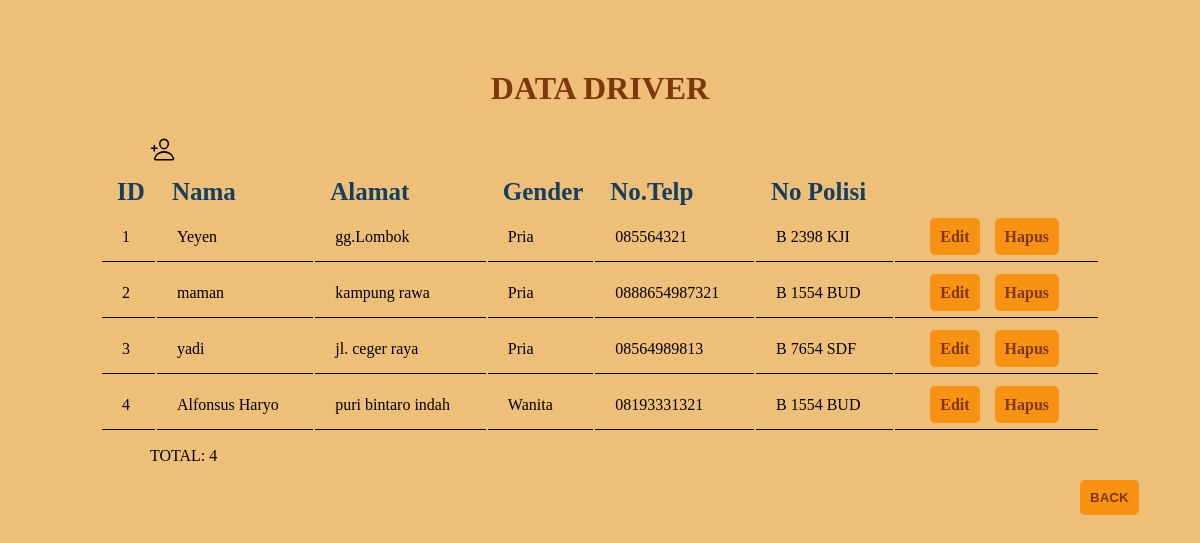
Screenshot of /driver/listuser.php with the database file from the repository.
### tables this page shows
CREATE TABLE `pdriver` (
  `ID` int(50) NOT NULL,
  `NAMA` varchar(255) NOT NULL,
  `ALAMAT` varchar(255) NOT NULL,
  `GENDER` varchar(50) NOT NULL,
  `NOTELFON` varchar(50) NOT NULL,
  `PLATNO` varchar(50) NOT NULL
);

### driver/listuser.php (the view, shortened to what this page needs)
<?php include("config.php") ?>
<!DOCTYPE html>
<html lang="en">
<head>
	<link rel="stylesheet" type="text/css" href="../css/listuser.css">
</head>
<body>
    <h1>DATA DRIVER</h1>
    <nav>
		<a href="form_tambah.php"><ion-icon name="person-add-outline"></ion-icon></a>
	</nav>
    <table>
		<thead>
			<tr>
				<th>ID</th>
				<th>Nama</th>
				<th>Alamat</th>
				<th>Gender</th>
				<th>No.Telp</th>
                <th>No Polisi</th>
			</tr>
		</thead>
		<tbody>
			<?php
				$sql = "SELECT * FROM pdriver";
				$query = mysqli_query($db, $sql);
				while($pdriver = mysqli_fetch_array($query)){
					echo "<tr>";
					echo "<td>".$pdriver['ID']."</td>";
					echo "<td>".$pdriver['NAMA']."</td>";
					echo "<td>".$pdriver['ALAMAT']."</td>";
					echo "<td>".$pdriver['GENDER']."</td>";
					echo "<td>".$pdriver['NOTELFON']."</td>";
					echo "<td>".$pdriver['PLATNO']."</td>";
					echo "<td>";
					echo "<a href='formedit.php?ID=".$pdriver['ID']."'>Edit</a>";
                    echo "<a href='hapus.php?ID=".$pdriver['ID']."' onClick=\"return confirm('yakin?');\">Hapus</a>";
					echo "</tr>";
				}
			?>
		</tbody>
	</table>
	<p>TOTAL: <?php echo mysqli_num_rows($query) ?></p>
	<a href="../admin/index.php"><button>BACK</button></a>
</body>
</html>
</body>
</html>

### css/listuser.css (style rules this page uses)
* { margin: 0; padding: 0; }
body { background-color: #EEBF78; }
h1 { text-align: center; font-family: 'Goudy Old Style'; padding: 20px 20px; color: #7E370C; margin-top: 50px; }
nav { margin-left: 150px; padding: 10px 0; }
nav a { text-decoration: none; color: black; }
nav a ion-icon { font-size: 25px; }
table { width: 1000px; margin-left: auto; margin-right: auto; }
thead th { font-weight: bold; font-size: 25px; text-align: left; padding-left: 15px; color: rgb(23, 61, 95); }
tbody td { border-bottom: 1px solid #000; padding: 20px 20px; padding-bottom: 15px; }
tbody a { text-decoration: none; margin-left: 15px; padding: 10px; margin-bottom: 5px; border-radius: 5px; -webkit-border-radius: 5px; -moz-border-radius: 5px; -ms-border-radius: 5px; -o-border-radius: 5px; background-color: rgb(248, 146, 21); color: #7E370C; cursor: pointer; font-weight: bold; }
p { margin-left: 150px; padding: 15px 0; }
a button { padding: 10px 10px; background-color: rgb(248, 146, 21); color: #7E370C; cursor: pointer; font-weight: bold; border: none; border-radius: 5px; -webkit-border-radius: 5px; -moz-border-radius: 5px; -ms-border-radius: 5px; -o-border-radius: 5px; margin-left: 1080px; margin-bottom: 50px; }

### rows the page displays
pdriver: ID "1", NAMA "Yeyen", ALAMAT "gg.Lombok", GENDER "Pria", NOTELFON "085564321", PLATNO "B 2398 KJI"
pdriver: ID "2", NAMA "maman", ALAMAT "kampung rawa", GENDER "Pria", NOTELFON "0888654987321", PLATNO "B 1554 BUD"
pdriver: ID "3", NAMA "yadi", ALAMAT "jl. ceger raya", GENDER "Pria", NOTELFON "08564989813", PLATNO "B 7654 SDF"
pdriver: ID "4", NAMA "Alfonsus Haryo", ALAMAT "puri bintaro indah", GENDER "Wanita", NOTELFON "08193331321", PLATNO "B 1554 BUD"

### other values shown
mysqli_num_rows($query) "4"
